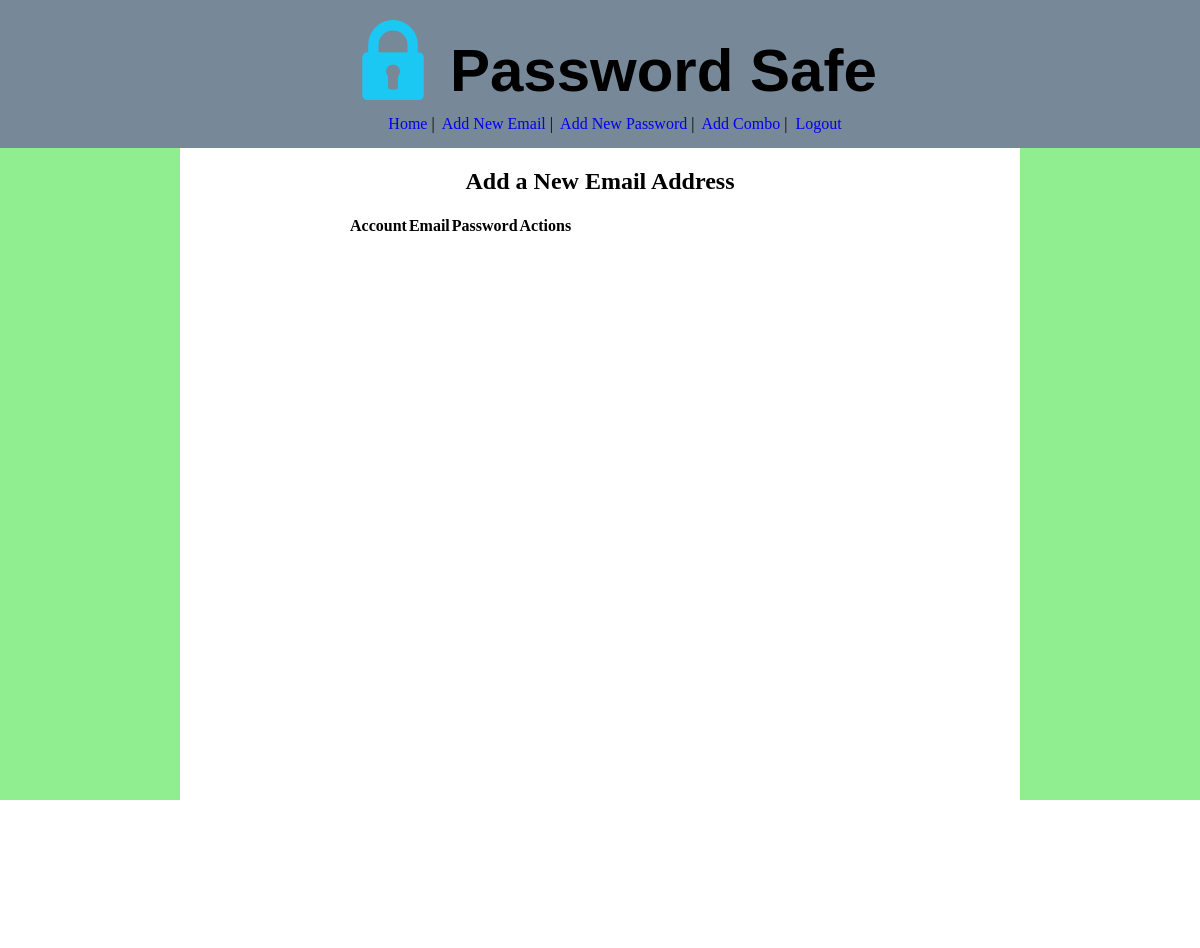
/home (signed in), run on an earlier commit of the app's database.
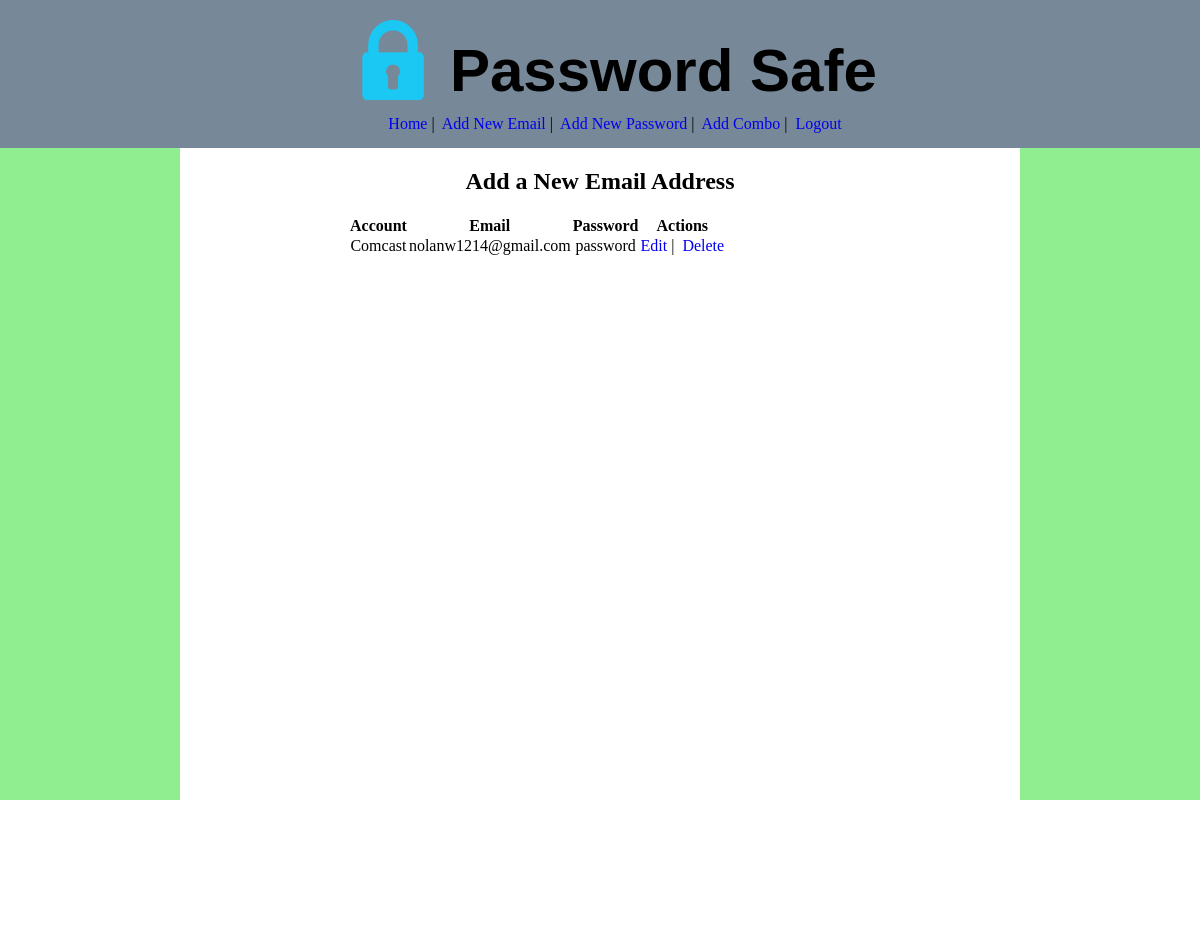
And on a later commit of the database.
### client/models.py (models this page shows)
class Combo(models.Model):
    accountName = models.CharField(max_length=50)
    email = models.ForeignKey(Emails, related_name='combos', on_delete=models.CASCADE)
    password = models.ForeignKey(Passwords, related_name="combos", on_delete=models.CASCADE)
    user = models.ForeignKey(User, related_name='combos', on_delete=models.CASCADE)
    created = models.DateTimeField(auto_now_add=True)
    updated = models.DateTimeField(auto_now = True)

class Emails(models.Model):
    email = models.EmailField()
    user = models.ForeignKey(User, related_name='emails', on_delete=models.CASCADE)
    created = models.DateTimeField(auto_now_add=True)
    updated = models.DateTimeField(auto_now=True)
    objects = EmailManager()

class Passwords(models.Model):
    password = models.CharField(max_length=255)
    user = models.ForeignKey(User, related_name='passwords', on_delete=models.CASCADE)
    created = models.DateTimeField(auto_now_add=True)
    updated = models.DateTimeField(auto_now=True)

### client/views.py (the view)
# urls.py: path('home', views.home),
def home(request):
    if 'user_id' not in request.session:
        messages.error(request, "Must be logged in to access")
        return redirect('/login')
    current_user = User.objects.get(id=request.session['user_id'])
    context = {
        'all_combos' : current_user.combos.all(),
    }
    return render(request, 'home.html', context)

### client/templates/home.html (shortened to what this page needs)
<!DOCTYPE html>
<html lang="en">
<head>
    {% load static %}
    <link rel="stylesheet" href="{% static 'css/home.css' %}">
</head>
<body>
    <div id='wrapper'>
        <div class="header">
            <h1 class='title' >
                <img src="{% static 'images/vaultlogo.png' %}" alt="lock"
                style="position: relative; bottom: 15px;">
                Password Safe
            </h1>
            <div class="nav_bar">
                <a href="http://127.0.0.1:8000/home" class='navbar_link'>Home</a> |&nbsp;
                <a href="http://127.0.0.1:8000/add/email" class='navbar_link'>Add New Email</a> |&nbsp;
                <a href="http://127.0.0.1:8000/add/password" class='navbar_link'>Add New Password</a> |&nbsp;
                <a href="http://127.0.0.1:8000/new/combo" class='navbar_link'>Add Combo</a> |&nbsp;
                <a href="http://127.0.0.1:8000/logout" class='navbar_link'>Logout</a>
            </div>
        </div>
        <div class='middle_col'>
            <h2>Add a New Email Address</h2>
            <div class='form'>
                <table>
                        <th>Account</th>
                        <th>Email</th>
                        <th>Password</th>
                        <th>Actions</th>
                        {% for combo in all_combos %}
                        <tr>
                            <td>
                                {{combo.accountName}}
                            </td>
                            <td>
                                {{combo.email.email}}
                            </td>
                            <td>
                                {{combo.password.password}}
                            </td>
                            <td>
                                <a href="http://127.0.0.1:8000/combo/edit/{{combo.id}}">Edit</a> |&nbsp;
                                <a href="http://127.0.0.1:8000/combo/delete/{{combo.id}}">Delete</a>
                            </td>
                        </tr>
                    {% endfor %}
                </table>
            </div>
        </div>
    </div>
</body>
</html>

What changed in the data, as far as the page shows it:
added Combo: accountName "Comcast", email.email "nolanw1214@gmail.com", password.password "password"
